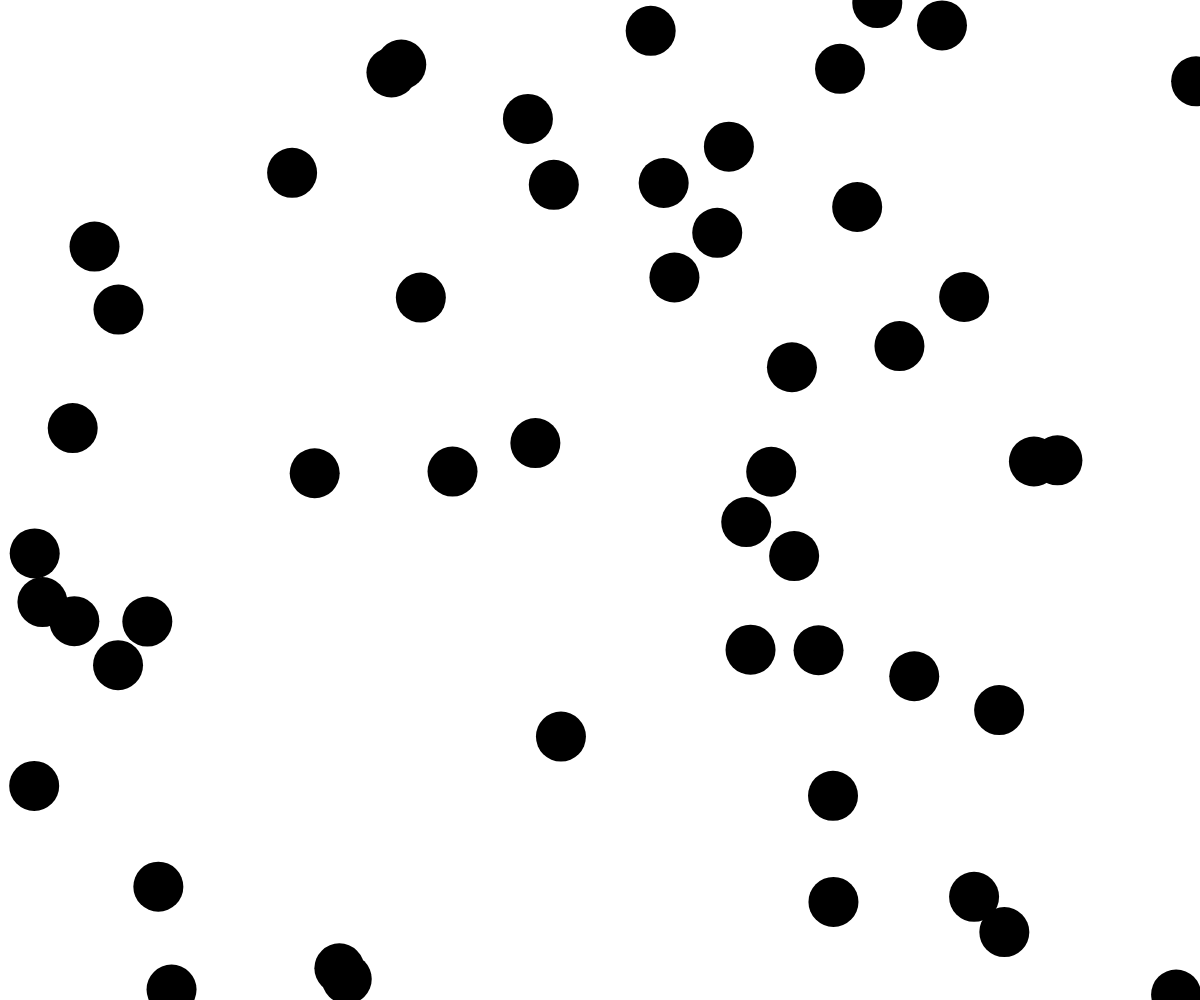
Frame 1 (no input)
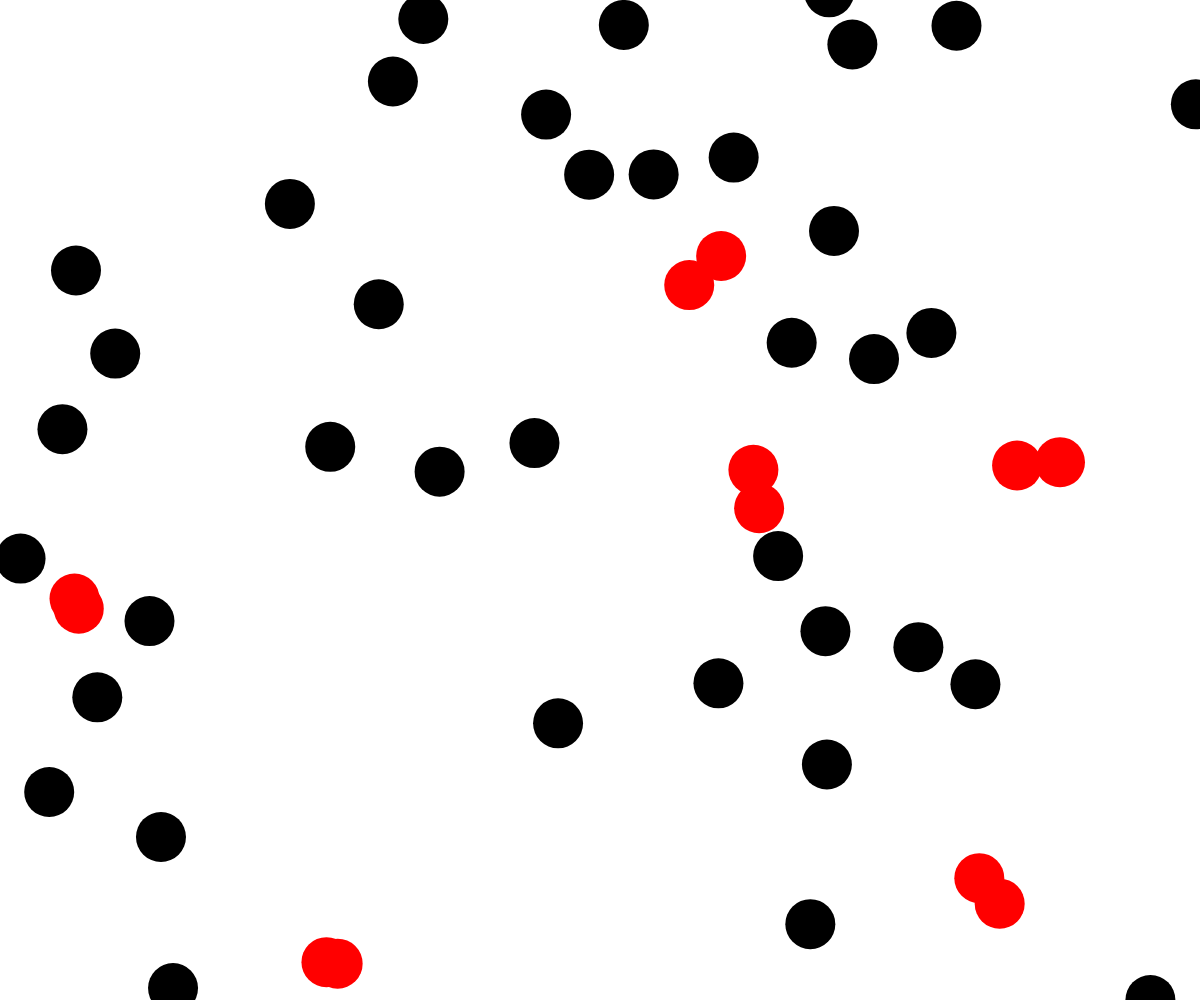
Frame 60 (no input)
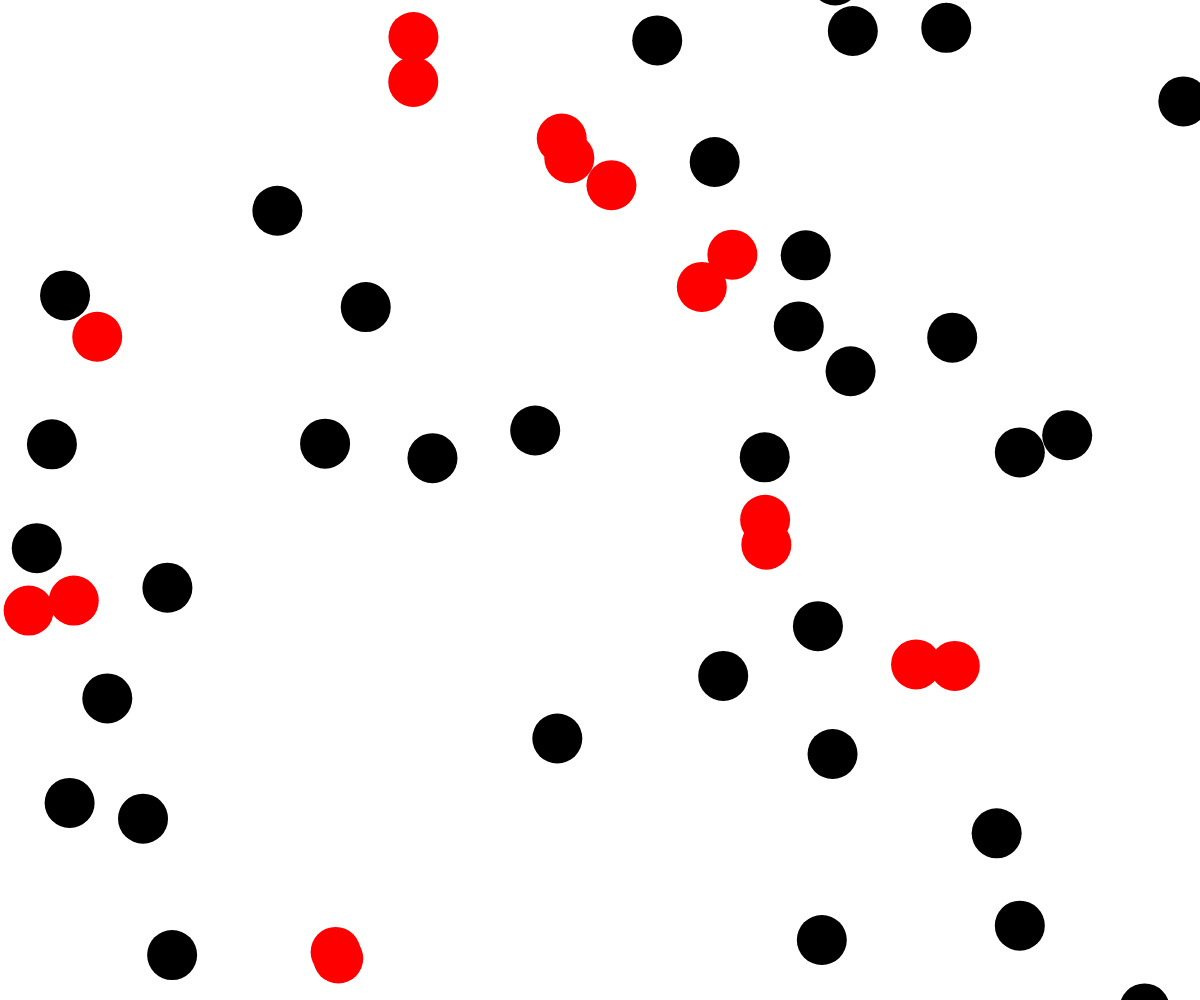
Frame 120 (the mouse pressed at the canvas centre since frame 60)

The p5.js sketch that drew these frames (run headless with seeded random() and noise() and a simulated clock; from frame 60 on, the mouse is pressed at the canvas centre):

// p5.js sketch
// ── sketch.js
let bubbles= [];

function setup() {
	createCanvas(windowWidth, windowHeight);

	for(let i = 0; i < 50; i++){
		bubbles[i] = new Bubble(random(windowWidth), random(windowHeight));
	}

}

function draw() {

	background(255);

	for(let b of bubbles){
		b.show();
		b.move();

		let overlapping = false;

		for(let other of bubbles)
			if(b!=other && b.intersect(other))
				overlapping = true;


			if(overlapping)
				b.changeColor(255);
			else
				b.changeColor(0);
		
	}
	
}

class Bubble{
	constructor(tempX, tempY){
		this.x = tempX;
		this.y = tempY;
		this.speedX = 4;
		this.speedY = 4;
		this.width = 50;
		this.height = 50;
		this.bubbleRed = 0;
		this.brightness = 0;
	}

	show(){
		fill(this.brightness, 0, 0);
		noStroke();
		ellipse(this.x, this.y, this.width, this.height);

	}

	move(){
		this.x += random(-this.speedX, this.speedX);
		this.y += random(-this.speedY, this.speedY);
	}
	
	changeColor(brightness){
		this.brightness = brightness;
	}

	bounce(){
		if(this.x > windowWidth || this.x < 0)
			this.speedX *= -1;

		if(this.y > windowHeight || this.y < 0)
			this.speedY *= -1;
	}

	intersect(secondObj){
		let d = dist(this.x, this.y, secondObj.x, secondObj.y );

		return(d < this.width/2 + secondObj.width/2);
	}

	
}
